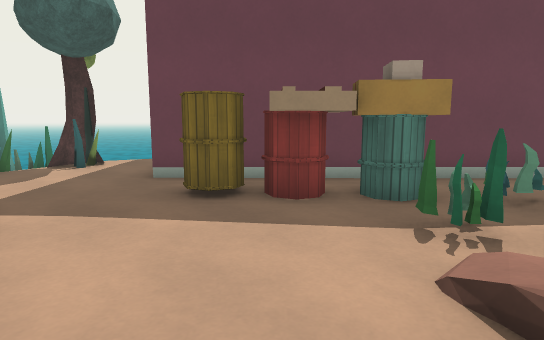
View 1 (above)

24 first-person views from a walk through a level from a Godot 3-D game. The camera is 1.2 m above the floor, tilts 8° down and sees 75° across. The floor is counted in squares, 1 m on a side. Each view is taken from the middle of a square. On the plan, view 1 faces up. The plan holds only what a view shows up to about 14 squares ahead; the rest is blank. The place goes on beyond the plan. Surface patterns are stand-ins for the level's own textures.

View 2
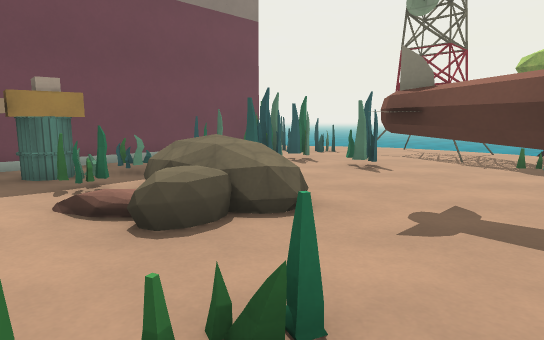

View 3
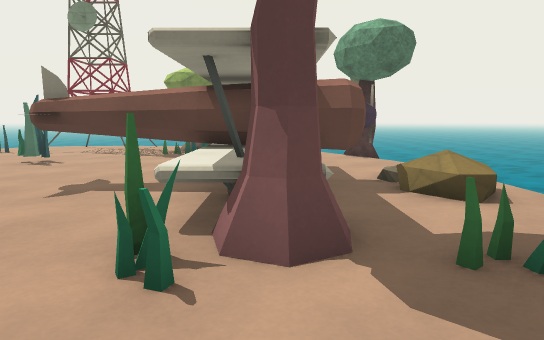

View 4
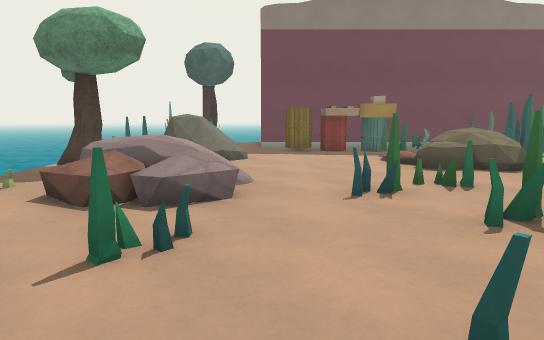

View 5
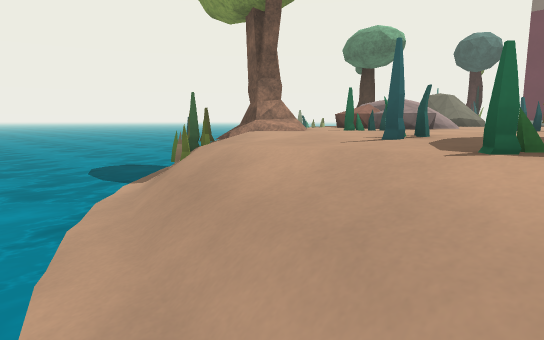

View 6
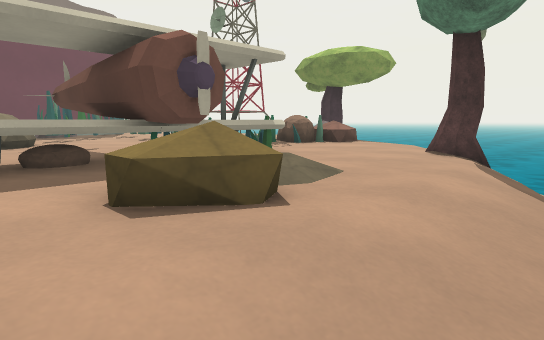

View 7
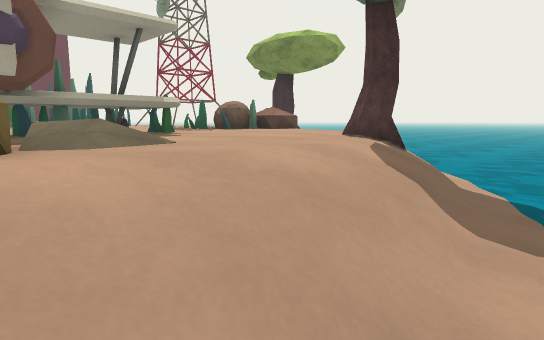

View 8
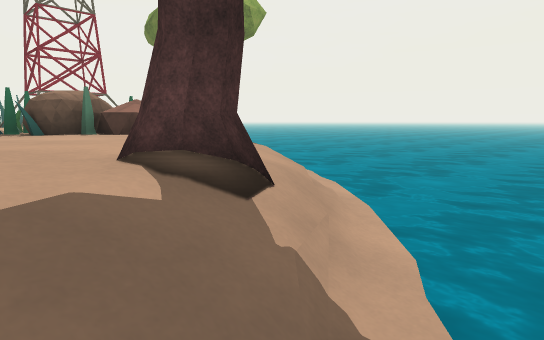

View 9
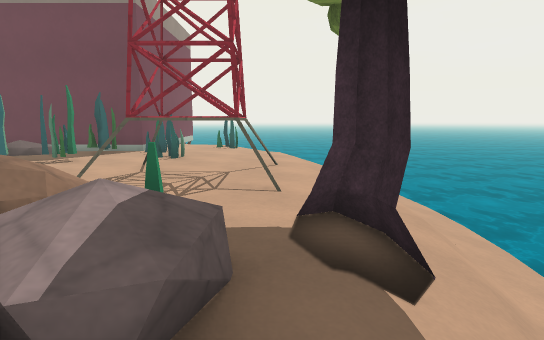

View 10
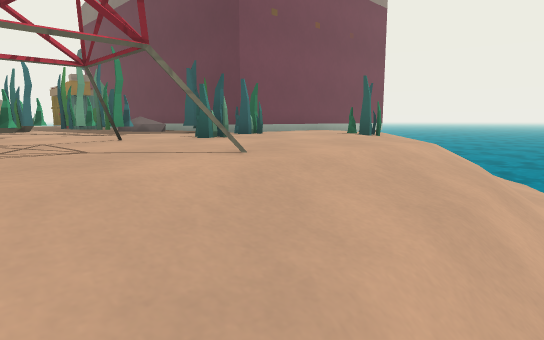

View 11
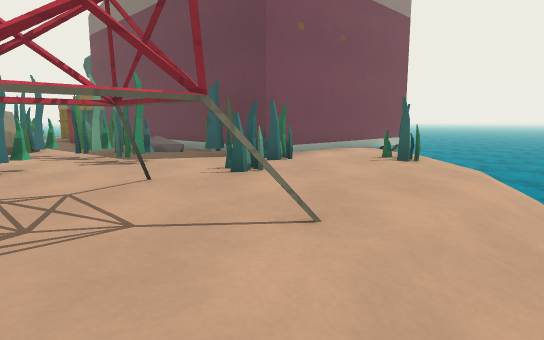

View 12
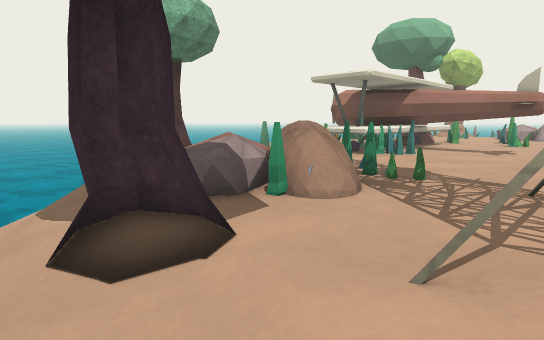

View 13
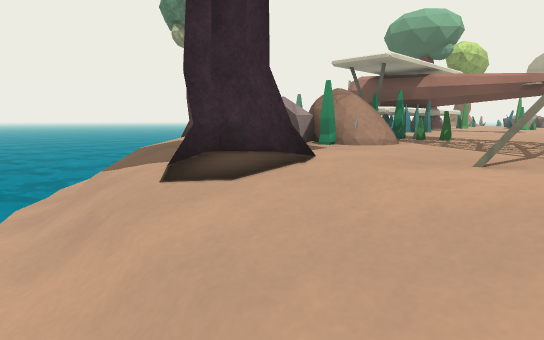

View 14
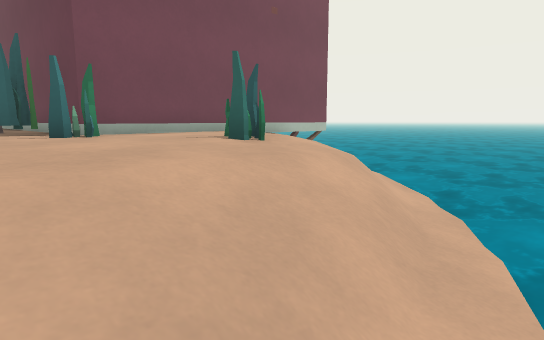

View 15
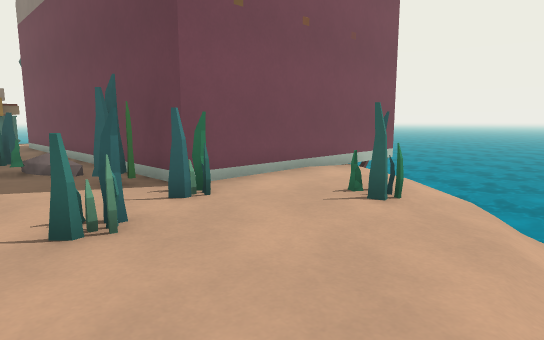

View 16
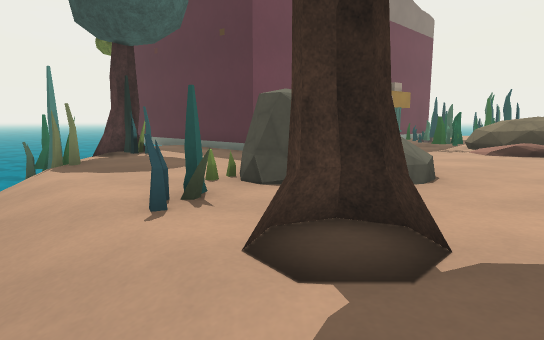

View 17
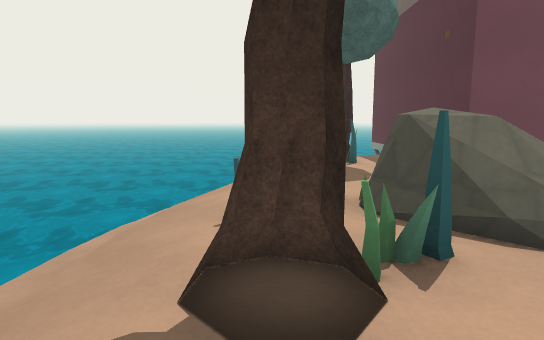

View 18
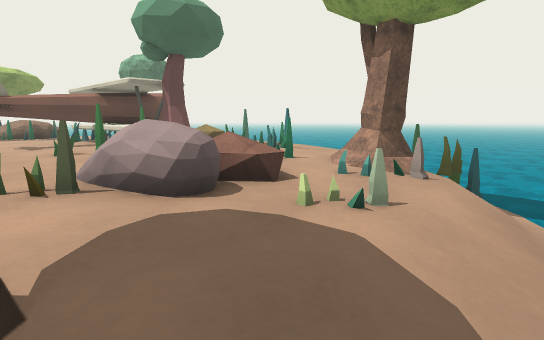

View 19
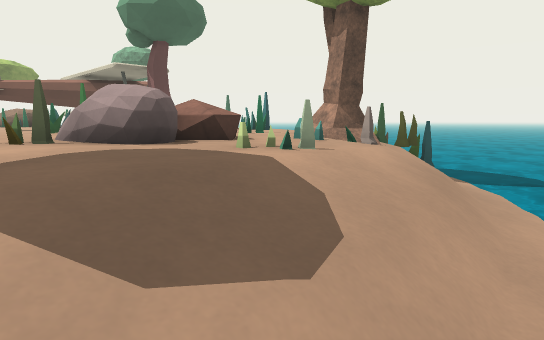

View 20
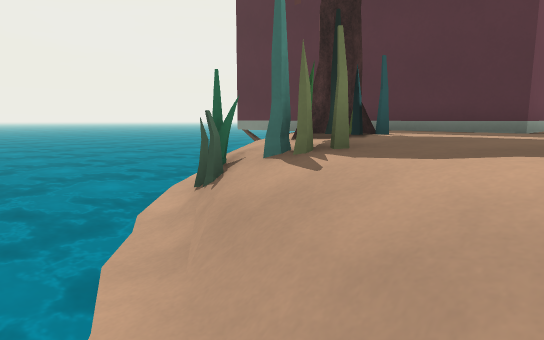

View 21
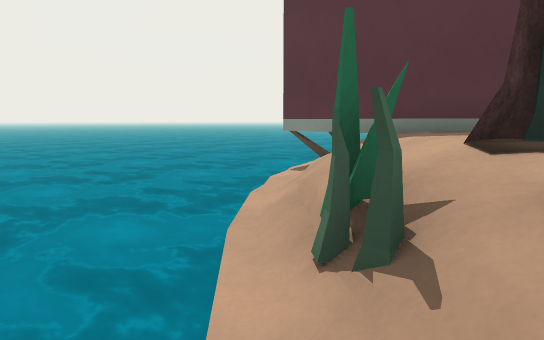

View 22
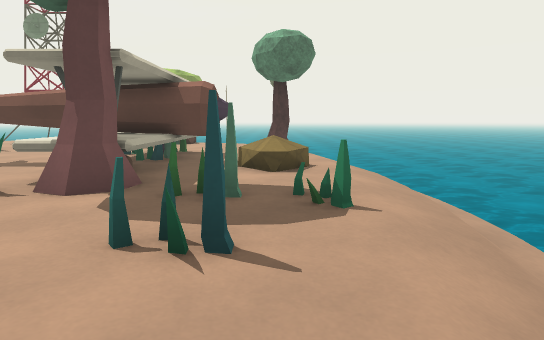

View 23
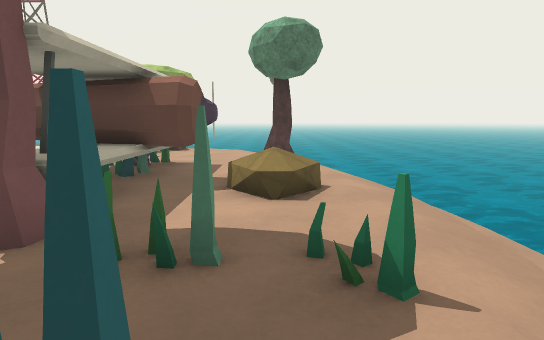

View 24
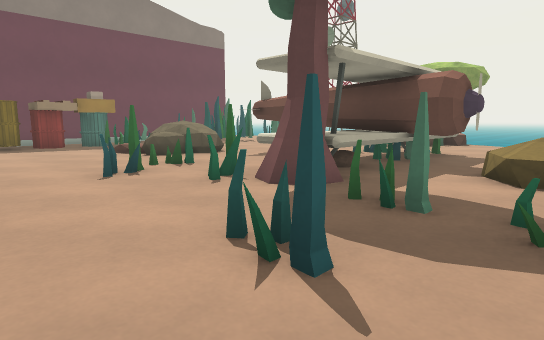

### Floor plan
Key: @ floor where view 1 was taken; # wall or solid block; x gap in a wall; . main floor; : floor 0.25 m higher than the main floor; - floor 0.25 m lower than the main floor; + floor 0.5 m higher than the main floor; * floor 0.75 m higher than the main floor; _ floor 0.75 m lower than the main floor; % floor 1 m higher than the main floor; < floor 1 m lower than the main floor; / step, stairs or slope; = window, fence, low wall or low ledge; ~ water the walk can cross; ≈ water the walk keeps out of; ^ raised ledge; v drop or lower ground; T tree; B barrel; R rock; W tower; H thing the floor can be seen under or through; O other object.
Columns run from 11 left of view 1 to 18 right of it. Each row starts with its distance up from view 1.
 15   ≈≈≈≈≈≈≈#          #≈≈≈≈≈≈≈
 14   ≈≈≈≈≈≈v#          #/ ≈≈≈≈≈
 13 ≈≈≈≈≈≈// #          #/  ≈≈≈≈
 12 ≈≈≈≈≈///.#          #.-//~≈≈
 11 ≈≈≈≈v//..#          #..///≈≈
 10 ≈≈≈≈#xT..#          #....//≈
  9 ≈≈</x.T..           #..#=//<≈
  8 ≈≈///....           #.....//≈
  7 ≈≈//.....#############....//≈
  6 ≈<//......BB###=#####.....//<≈
  5 ≈<//......B####=###=..=...//<≈
  4 ≈</.##RR.....= .####......./_≈
  3 ≈_/.=#R%/....=RR##....WWWW.-/≈
  2   /.T#.//....:*R...#...WW..-/≈
  1  _/.T........+RR......WWWW.-/≈
  0   /....=...@../R.........../_≈
 -1  <//..R O...... H.........T/<≈
 -2  <//=.R ..=.=...H....##R.TT/<
 -3  ≈//..O.O......HH.=..#RR .//≈≈
 -4   //........#^=##=#=..R  .//≈≈
 -5 ≈ </////=...T######=.....//≈≈≈
 -6 ≈≈≈//TT......#=##==......//≈≈≈
 -7 ≈≈≈~/#....#.#..##.......//~≈≈≈
 -8 ≈≈≈≈≈/#-....=./O//...TT//<≈≈≈≈
 -9 ≈≈≈≈≈<///..=/../...../T/≈≈≈≈≈≈
-10 ≈≈≈≈≈≈≈//////-..--////<≈≈≈≈≈≈≈
-11  ≈≈≈≈≈≈≈≈<///////////<≈≈≈≈≈
-12    ≈≈≈≈≈≈≈≈≈<<<<<<≈≈≈≈≈≈≈≈≈
-13    ≈≈≈≈≈     ≈≈≈≈≈≈≈≈≈≈≈≈≈≈

Where each view was taken, in squares from view 1:
view 1: 0 up, 0 right, facing up
view 2: 3 down, 0 right, facing up-right
view 3: 5 down, 2 left, facing right
view 4: 8 down, 2 left, facing up
view 5: 12 down, 1 right, facing up-left
view 6: 11 down, 2 right, facing up-right
view 7: 12 down, 4 right, facing up-right
view 8: 11 down, 9 right, facing up-right
view 9: 5 down, 14 right, facing up
view 10: 1 up, 17 right, facing up-left
view 11: 1 up, 16 right, facing up-left
view 12: 1 up, 16 right, facing down-left
view 13: 1 up, 17 right, facing down-left
view 14: 5 up, 17 right, facing up-left
view 15: 4 up, 15 right, facing up-left
view 16: 0 up, 9 left, facing up-right
view 17: 1 down, 7 left, facing up
view 18: 1 up, 9 left, facing down-right
view 19: 1 up, 10 left, facing down-right
view 20: 6 up, 10 left, facing up-right
view 21: 9 up, 9 left, facing up-right
view 22: 8 down, 4 left, facing right
view 23: 8 down, 2 left, facing right
view 24: 9 down, 3 left, facing up-right
